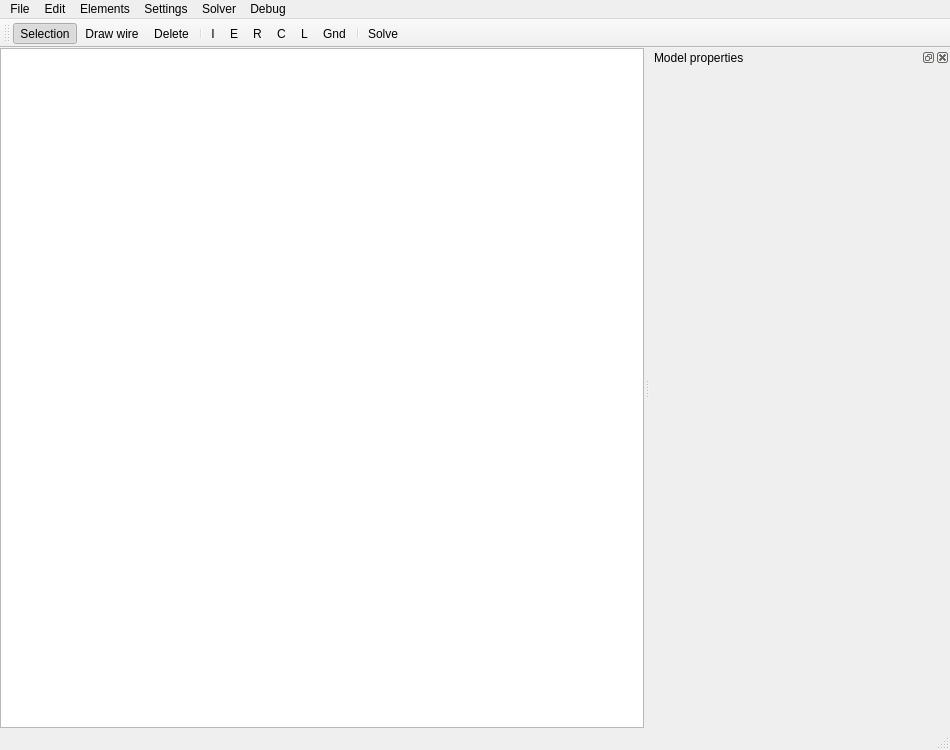
<?xml version="1.0" encoding="UTF-8"?>
<ui version="4.0">
 <class>MainWindow</class>
 <widget class="QMainWindow" name="MainWindow">
  <property name="geometry">
   <rect>
    <x>0</x>
    <y>0</y>
    <width>950</width>
    <height>750</height>
   </rect>
  </property>
  <property name="font">
   <font>
    <family>Segoe UI</family>
   </font>
  </property>
  <property name="windowTitle">
   <string>EquivSolver</string>
  </property>
  <property name="statusTip">
   <string/>
  </property>
  <property name="toolButtonStyle">
   <enum>Qt::ToolButtonTextUnderIcon</enum>
  </property>
  <widget class="QWidget" name="centralWidget">
   <layout class="QVBoxLayout" name="verticalLayout">
    <property name="leftMargin">
     <number>0</number>
    </property>
    <property name="topMargin">
     <number>0</number>
    </property>
    <property name="rightMargin">
     <number>0</number>
    </property>
    <property name="bottomMargin">
     <number>0</number>
    </property>
    <item>
     <widget class="FieldView" name="circuitGraphicsView">
      <property name="minimumSize">
       <size>
        <width>300</width>
        <height>0</height>
       </size>
      </property>
     </widget>
    </item>
   </layout>
  </widget>
  <widget class="QToolBar" name="mainToolBar">
   <property name="windowTitle">
    <string>Field tools</string>
   </property>
   <property name="toolButtonStyle">
    <enum>Qt::ToolButtonTextBesideIcon</enum>
   </property>
   <attribute name="toolBarArea">
    <enum>TopToolBarArea</enum>
   </attribute>
   <attribute name="toolBarBreak">
    <bool>false</bool>
   </attribute>
   <addaction name="actionSelection"/>
   <addaction name="actionDraw"/>
   <addaction name="actionDelete"/>
   <addaction name="separator"/>
   <addaction name="actionI"/>
   <addaction name="actionE"/>
   <addaction name="actionR"/>
   <addaction name="actionC"/>
   <addaction name="actionL"/>
   <addaction name="actionGnd"/>
   <addaction name="separator"/>
   <addaction name="actionSolve"/>
  </widget>
  <widget class="WindowFrameMenuBar" name="menuBar">
   <property name="geometry">
    <rect>
     <x>0</x>
     <y>0</y>
     <width>950</width>
     <height>23</height>
    </rect>
   </property>
   <property name="sizePolicy">
    <sizepolicy hsizetype="MinimumExpanding" vsizetype="Minimum">
     <horstretch>0</horstretch>
     <verstretch>0</verstretch>
    </sizepolicy>
   </property>
   <property name="defaultUp">
    <bool>false</bool>
   </property>
   <property name="nativeMenuBar">
    <bool>false</bool>
   </property>
   <widget class="QMenu" name="menuElements">
    <property name="title">
     <string>Elements</string>
    </property>
    <addaction name="actionI"/>
    <addaction name="actionE"/>
    <addaction name="actionR"/>
    <addaction name="actionC"/>
    <addaction name="actionL"/>
    <addaction name="actionGnd"/>
   </widget>
   <widget class="QMenu" name="menuFile">
    <property name="title">
     <string>File</string>
    </property>
    <addaction name="actionNew"/>
    <addaction name="actionLoad"/>
    <addaction name="actionSave"/>
    <addaction name="actionSaveAs"/>
    <addaction name="actionExit"/>
   </widget>
   <widget class="QMenu" name="menuEdit">
    <property name="title">
     <string>Edit</string>
    </property>
    <addaction name="actionSelection"/>
    <addaction name="actionDraw"/>
    <addaction name="actionDelete"/>
    <addaction name="separator"/>
    <addaction name="actionRotateElementRight"/>
    <addaction name="actionRotateElementLeft"/>
   </widget>
   <widget class="QMenu" name="menuSolver">
    <property name="title">
     <string>Solver</string>
    </property>
    <addaction name="actionSolve"/>
   </widget>
   <widget class="QMenu" name="menuSettings">
    <property name="title">
     <string>Settings</string>
    </property>
    <addaction name="actionCircuitSettings"/>
    <addaction name="separator"/>
    <addaction name="actionFieldSettings"/>
   </widget>
   <widget class="QMenu" name="menuTests">
    <property name="title">
     <string>Debug</string>
    </property>
    <addaction name="actionGraphicsItemDebug"/>
   </widget>
   <addaction name="menuFile"/>
   <addaction name="menuEdit"/>
   <addaction name="menuElements"/>
   <addaction name="menuSettings"/>
   <addaction name="menuSolver"/>
   <addaction name="menuTests"/>
  </widget>
  <widget class="QDockWidget" name="dockWidgetProperties">
   <property name="minimumSize">
    <size>
     <width>300</width>
     <height>64</height>
    </size>
   </property>
   <property name="windowTitle">
    <string>Model properties</string>
   </property>
   <attribute name="dockWidgetArea">
    <number>2</number>
   </attribute>
   <widget class="QWidget" name="dockWidgetPropertiesContents">
    <layout class="QVBoxLayout" name="verticalLayout_2">
     <property name="spacing">
      <number>10</number>
     </property>
     <property name="leftMargin">
      <number>10</number>
     </property>
     <property name="topMargin">
      <number>10</number>
     </property>
     <property name="rightMargin">
      <number>10</number>
     </property>
     <property name="bottomMargin">
      <number>10</number>
     </property>
    </layout>
   </widget>
  </widget>
  <widget class="QStatusBar" name="statusBar"/>
  <action name="actionI">
   <property name="checkable">
    <bool>true</bool>
   </property>
   <property name="checked">
    <bool>false</bool>
   </property>
   <property name="icon">
    <iconset resource="application.qrc">
     <normaloff>:/circuit_icons/resources/current.png</normaloff>:/circuit_icons/resources/current.png</iconset>
   </property>
   <property name="text">
    <string>I</string>
   </property>
   <property name="toolTip">
    <string>I (Currency Source)</string>
   </property>
   <property name="shortcut">
    <string>Shift+I</string>
   </property>
  </action>
  <action name="actionE">
   <property name="checkable">
    <bool>true</bool>
   </property>
   <property name="icon">
    <iconset resource="application.qrc">
     <normaloff>:/circuit_icons/resources/voltage.png</normaloff>:/circuit_icons/resources/voltage.png</iconset>
   </property>
   <property name="text">
    <string>E</string>
   </property>
   <property name="toolTip">
    <string>E (Voltage Source)</string>
   </property>
   <property name="shortcut">
    <string>Shift+E</string>
   </property>
  </action>
  <action name="actionR">
   <property name="checkable">
    <bool>true</bool>
   </property>
   <property name="icon">
    <iconset resource="application.qrc">
     <normaloff>:/circuit_icons/resources/resistor.png</normaloff>:/circuit_icons/resources/resistor.png</iconset>
   </property>
   <property name="text">
    <string>R</string>
   </property>
   <property name="toolTip">
    <string>R (Resistor)</string>
   </property>
   <property name="shortcut">
    <string>Shift+R</string>
   </property>
  </action>
  <action name="actionC">
   <property name="checkable">
    <bool>true</bool>
   </property>
   <property name="icon">
    <iconset resource="application.qrc">
     <normaloff>:/circuit_icons/resources/capacitor.png</normaloff>:/circuit_icons/resources/capacitor.png</iconset>
   </property>
   <property name="text">
    <string>C</string>
   </property>
   <property name="toolTip">
    <string>C (Capacitor)</string>
   </property>
   <property name="shortcut">
    <string>Shift+C</string>
   </property>
  </action>
  <action name="actionL">
   <property name="checkable">
    <bool>true</bool>
   </property>
   <property name="icon">
    <iconset resource="application.qrc">
     <normaloff>:/circuit_icons/resources/inductor.png</normaloff>:/circuit_icons/resources/inductor.png</iconset>
   </property>
   <property name="text">
    <string>L</string>
   </property>
   <property name="toolTip">
    <string>L (Inductor)</string>
   </property>
   <property name="shortcut">
    <string>Shift+L</string>
   </property>
  </action>
  <action name="actionSave">
   <property name="text">
    <string>Save to file</string>
   </property>
  </action>
  <action name="actionSaveAs">
   <property name="text">
    <string>Save As ...</string>
   </property>
  </action>
  <action name="actionLoad">
   <property name="text">
    <string>Load from file</string>
   </property>
  </action>
  <action name="actionExit">
   <property name="text">
    <string>Exit</string>
   </property>
   <property name="menuRole">
    <enum>QAction::QuitRole</enum>
   </property>
  </action>
  <action name="actionSelection">
   <property name="checkable">
    <bool>true</bool>
   </property>
   <property name="checked">
    <bool>true</bool>
   </property>
   <property name="icon">
    <iconset resource="application.qrc">
     <normaloff>:/tools_icons/resources/tools/select.png</normaloff>:/tools_icons/resources/tools/select.png</iconset>
   </property>
   <property name="text">
    <string>Selection</string>
   </property>
   <property name="shortcut">
    <string>Esc</string>
   </property>
  </action>
  <action name="actionDraw">
   <property name="checkable">
    <bool>true</bool>
   </property>
   <property name="icon">
    <iconset resource="application.qrc">
     <normaloff>:/tools_icons/resources/tools/pencil.png</normaloff>:/tools_icons/resources/tools/pencil.png</iconset>
   </property>
   <property name="text">
    <string>Draw wire</string>
   </property>
   <property name="toolTip">
    <string>Draw wire</string>
   </property>
  </action>
  <action name="actionDelete">
   <property name="checkable">
    <bool>true</bool>
   </property>
   <property name="icon">
    <iconset resource="application.qrc">
     <normaloff>:/tools_icons/resources/tools/erase.png</normaloff>:/tools_icons/resources/tools/erase.png</iconset>
   </property>
   <property name="text">
    <string>Delete</string>
   </property>
  </action>
  <action name="actionSolve">
   <property name="icon">
    <iconset resource="application.qrc">
     <normaloff>:/tools_icons/resources/tools/graph.png</normaloff>:/tools_icons/resources/tools/graph.png</iconset>
   </property>
   <property name="text">
    <string>Solve</string>
   </property>
  </action>
  <action name="actionGnd">
   <property name="checkable">
    <bool>true</bool>
   </property>
   <property name="icon">
    <iconset resource="application.qrc">
     <normaloff>:/circuit_icons/resources/ground.png</normaloff>:/circuit_icons/resources/ground.png</iconset>
   </property>
   <property name="text">
    <string>Gnd</string>
   </property>
   <property name="toolTip">
    <string>Ground</string>
   </property>
   <property name="shortcut">
    <string>Shift+G</string>
   </property>
  </action>
  <action name="actionFieldSettings">
   <property name="text">
    <string>Field Settings</string>
   </property>
  </action>
  <action name="actionCircuitSettings">
   <property name="text">
    <string>Circuit settings</string>
   </property>
  </action>
  <action name="actionNew">
   <property name="text">
    <string>New circuit</string>
   </property>
  </action>
  <action name="actionGraphicsItemDebug">
   <property name="checkable">
    <bool>true</bool>
   </property>
   <property name="text">
    <string>GraphicsItem debug</string>
   </property>
   <property name="toolTip">
    <string>GraphicsItem debug</string>
   </property>
  </action>
  <action name="actionRotateElementRight">
   <property name="text">
    <string>Rotate element right</string>
   </property>
   <property name="shortcut">
    <string>Ctrl+R</string>
   </property>
  </action>
  <action name="actionRotateElementLeft">
   <property name="text">
    <string>Rotate element left</string>
   </property>
   <property name="shortcut">
    <string>Ctrl+Shift+R</string>
   </property>
  </action>
 </widget>
 <layoutdefault spacing="6" margin="11"/>
 <customwidgets>
  <customwidget>
   <class>FieldView</class>
   <extends>QGraphicsView</extends>
   <header>field/fieldview.h</header>
  </customwidget>
  <customwidget>
   <class>WindowFrameMenuBar</class>
   <extends>QMenuBar</extends>
   <header>custom_widgets/windowframemenubar.h</header>
  </customwidget>
 </customwidgets>
 <resources>
  <include location="application.qrc"/>
 </resources>
 <connections/>
</ui>
